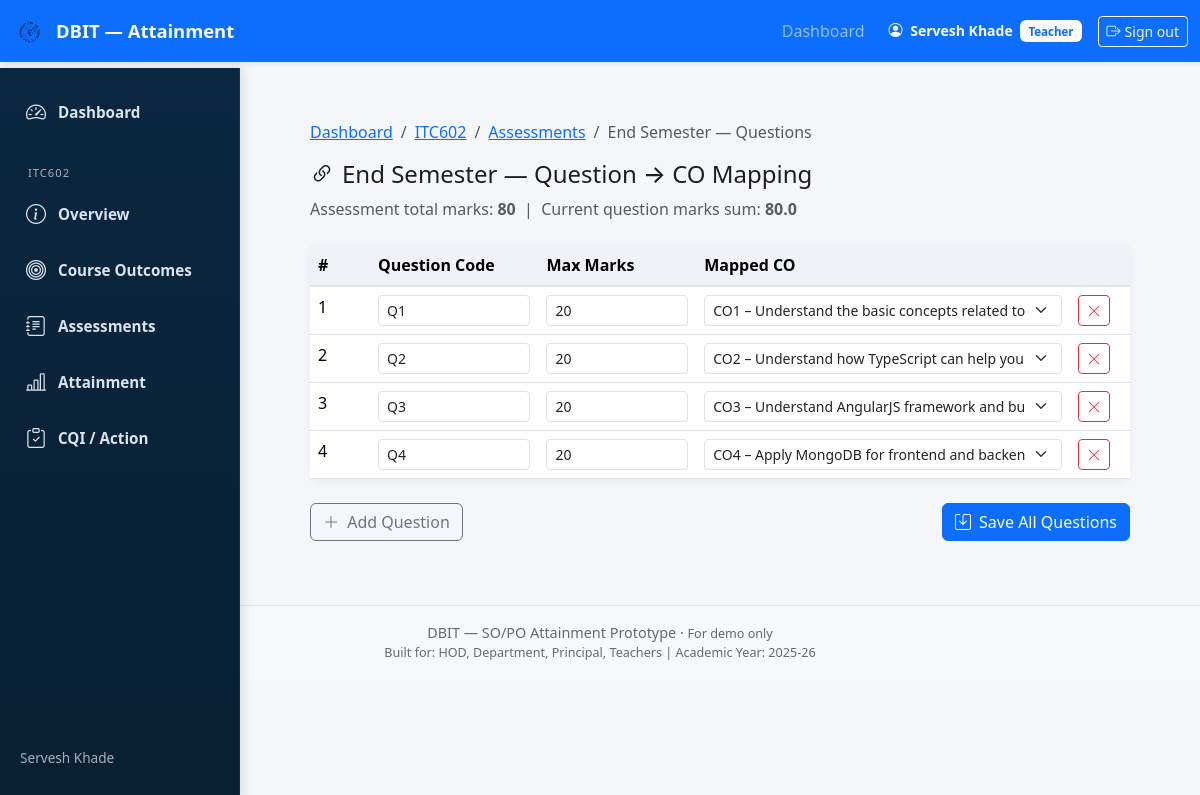
Page /teacher/course/2/assessments/8/questions/ (signed in) on the committed database.
### attainment/models.py (models this page shows, shortened)
class UserProfile(models.Model):
    user = models.OneToOneField(User, on_delete=models.CASCADE, related_name="profile")
    role = models.CharField(max_length=10, choices=Role.choices, default=Role.TEACHER)
    department = models.ForeignKey(
        "Department", on_delete=models.SET_NULL,
        null=True, blank=True, related_name="user_profiles"
    )
    deleted_at = models.DateTimeField(null=True, blank=True)

class Course(models.Model):
    code = models.CharField(max_length=20)
    name = models.CharField(max_length=200)
    department = models.ForeignKey(
        Department, on_delete=models.CASCADE, related_name="courses"
    )
    academic_year = models.ForeignKey(
        AcademicYear, on_delete=models.CASCADE, null=True, blank=True
    )
    semester = models.ForeignKey(
        Semester, on_delete=models.CASCADE,
        null=True, blank=True, related_name="courses"
    )
    program = models.ForeignKey(
        Program, on_delete=models.CASCADE,
        null=True, blank=True, related_name="courses"
    )

class Assessment(models.Model):
    name = models.CharField(max_length=50)
    assessment_type = models.CharField(
        max_length=20, choices=AssessmentType.choices
    )
    course = models.ForeignKey(
        Course, on_delete=models.CASCADE, related_name="assessments"
    )
    max_marks = models.FloatField()
    total_marks = models.IntegerField(null=True, blank=True)
    date = models.DateTimeField(null=True, blank=True)

class AssessmentComponent(models.Model):
    assessment = models.ForeignKey(
        Assessment, on_delete=models.CASCADE, related_name="questions"
    )
    component_number = models.CharField(max_length=20)  # questionCode
    max_marks = models.FloatField()
    course_outcome = models.ForeignKey(
        CourseOutcome, on_delete=models.CASCADE, related_name="questions"
    )

class CourseOutcome(models.Model):
    course = models.ForeignKey(
        Course, on_delete=models.CASCADE, related_name="outcomes"
    )
    code = models.CharField(max_length=10)
    description = models.TextField()
    bloom_levels = models.JSONField(default=list, blank=True)
    expected_proficiency = models.FloatField(default=60.0)
    attainment_target = models.FloatField(default=70.0)

### attainment/teacher_views.py (the view)
@login_required
@role_required('TEACHER')
@teacher_owns_course
def manage_questions(request, course_id, assessment_id, course=None):
    locked = course.semester.is_locked if course.semester else False
    assessment = get_object_or_404(Assessment, pk=assessment_id, course=course)
    questions = AssessmentComponent.objects.filter(
        assessment=assessment
    ).select_related("course_outcome").order_by("component_number")
    cos = CourseOutcome.objects.filter(course=course).order_by("code")
    total_qmarks = questions.aggregate(s=Sum("max_marks"))["s"] or 0
    context = {
        "course": course,
        "assessment": assessment,
        "questions": questions,
        "cos": cos,
        "locked": locked,
        "total_qmarks": total_qmarks,
        "marks_mismatch": total_qmarks != (assessment.total_marks or assessment.max_marks),
    }
    return render(request, "teacher/question_mapping.html", context)

### attainment/utils/rbac.py (called while the page is built)
def role_required(*allowed_roles):
    def decorator(view_func):
        @wraps(view_func)
        def _wrapped(request, *args, **kwargs):
            profile = getattr(request.user, "profile", None)
            if profile is None or profile.role not in allowed_roles:
                html = render_to_string("403.html", request=request)
                return HttpResponseForbidden(html)
            return view_func(request, *args, **kwargs)
        return _wrapped
    return decorator

### templates/teacher/question_mapping.html (shortened to what this page needs)
{% extends "base.html" %}
{% block sidebar %}{% include "components/sidebar_teacher.html" %}{% endblock %}
{% block content %}
<div class="container-main-offset">
<div class="container py-4">
  <nav aria-label="breadcrumb" class="mb-3">
    <ol class="breadcrumb">
      <li class="breadcrumb-item"><a href="{% url 'teacher_dashboard' %}">Dashboard</a></li>
      <li class="breadcrumb-item"><a href="{% url 'course_overview' course.id %}">{{ course.code }}</a></li>
      <li class="breadcrumb-item"><a href="{% url 'manage_assessments' course.id %}">Assessments</a></li>
      <li class="breadcrumb-item active">{{ assessment.name }} — Questions</li>
    </ol>
  </nav>
  <div class="d-flex justify-content-between align-items-center mb-2">
    <h4 class="mb-0"><i class="bi bi-link-45deg me-2"></i>{{ assessment.name }} — Question → CO Mapping</h4>
  </div>
  <p class="text-muted mb-4">
    Assessment total marks: <strong>{{ assessment.total_marks|default:assessment.max_marks }}</strong>
    &nbsp;|&nbsp; Current question marks sum: <strong id="qsum">{{ total_qmarks }}</strong>
  </p>
  {% if not locked %}
  <form method="post" action="{% url 'save_questions' course.id assessment.id %}" id="qform">
    <div class="card mb-4">
      <div class="card-body p-0">
        <table class="table table-hover mb-0" id="qtable">
          <thead>
            <tr>
              <th style="width:60px">#</th>
              <th>Question Code</th>
              <th>Max Marks</th>
              <th>Mapped CO</th>
              <th style="width:60px"></th>
            </tr>
          </thead>
          <tbody>
            {% for q in questions %}
            <tr>
              <td class="rownum">{{ forloop.counter }}</td>
              <td><input type="text" name="question_code" value="{{ q.component_number }}" class="form-control form-control-sm" required></td>
              <td><input type="number" name="max_marks" value="{{ q.max_marks|floatformat:0 }}" class="form-control form-control-sm mark-input" step="any" min="0.5" required></td>
              <td>
                <select name="co_id" class="form-select form-select-sm" required>
                  {% for co in cos %}
                    <option value="{{ co.id }}" {% if co.id == q.course_outcome_id %}selected{% endif %}>{{ co.code }} – {{ co.description|truncatewords:8 }}</option>
                  {% endfor %}
                </select>
              </td>
              <td><button type="button" class="btn btn-sm btn-outline-danger remove-row" title="Remove"><i class="bi bi-x-lg"></i></button></td>
            </tr>
            {% endfor %}
          </tbody>
        </table>
      </div>
    </div>
    <div class="d-flex gap-2">
      <button type="button" id="add-row" class="btn btn-outline-secondary">
        <i class="bi bi-plus-lg me-1"></i> Add Question
      </button>
      <button type="submit" class="btn btn-primary ms-auto">
        <i class="bi bi-save me-1"></i> Save All Questions
      </button>
    </div>
  </form>
  {% endif %}
</div>
</div>
{% endblock %}

### templates/base.html (shortened to what this page needs)
{% load static %}
<!doctype html>
<html lang="en">
	<head>
		<link
			href="https://cdn.jsdelivr.net/npm/bootstrap@5.3.2/dist/css/bootstrap.min.css"
			rel="stylesheet"
		/>
		<link
			href="https://cdn.jsdelivr.net/npm/bootstrap-icons@1.11.3/font/bootstrap-icons.css"
			rel="stylesheet"
		/>
		<link rel="stylesheet" href="{% static 'css/styles.css' %}" />
	</head>
	<body>
		<nav
			class="navbar navbar-expand-lg navbar-dark bg-primary fixed-top shadow-sm"
		>
			<div class="container-fluid">
				<a class="navbar-brand d-flex align-items-center" href="/">
					<img
						src="{% static 'images/logo.svg' %}"
						alt="logo"
						width="36"
						height="36"
						class="me-2 rounded"
					/>
					<span>DBIT — Attainment</span>
				</a>
				<div class="collapse navbar-collapse" id="topNav">
					<ul class="navbar-nav ms-auto mb-2 mb-lg-0">
						{% if user.is_authenticated %}
							{% if user.profile.role == 'ADMIN' %}
								<li class="nav-item"><a class="nav-link" href="{% url 'admin_dashboard' %}">Dashboard</a></li>
								<li class="nav-item"><a class="nav-link" href="{% url 'admin_academic_years' %}">Academic Years</a></li>
								<li class="nav-item"><a class="nav-link" href="{% url 'admin_courses' %}">Courses</a></li>
								<li class="nav-item"><a class="nav-link" href="{% url 'admin_users' %}">Users</a></li>
								<li class="nav-item"><a class="nav-link" href="{% url 'attainment_report' %}">Reports</a></li>
							{% elif user.profile.role == 'TEACHER' %}
								<li class="nav-item"><a class="nav-link" href="{% url 'teacher_dashboard' %}">Dashboard</a></li>
							{% endif %}
						{% else %}
							<li class="nav-item"><a class="nav-link" href="{% url 'login' %}">Sign in</a></li>
						{% endif %}
					</ul>
					<div class="d-flex align-items-center ms-3">
						{% if user.is_authenticated %}
							<div class="text-white me-2 small">
								<i class="bi bi-person-circle me-1"></i>
								<strong>{{ user.get_full_name|default:user.username }}</strong>
								{% if user.profile %}
									<span class="badge bg-light text-primary ms-1">{{ user.profile.get_role_display }}</span>
								{% endif %}
							</div>
							<a class="btn btn-outline-light btn-sm ms-2" href="{% url 'logout' %}">
								<i class="bi bi-box-arrow-right me-1"></i>Sign out
							</a>
						{% else %}
							<a class="btn btn-outline-light btn-sm ms-2" href="{% url 'login' %}">
								<i class="bi bi-box-arrow-in-right me-1"></i>Sign in
							</a>
						{% endif %}
					</div>
				</div>
			</div>
		</nav>
		<main class="container-fluid">
			<div class="row g-0">
				<div class="col-auto">{% block sidebar %}{% endblock %}</div>
				<div class="col">
					<div class="container py-4">
						<div class="main-content">
							{% block content %}{% endblock %}
						</div>
					</div>
				</div>
			</div>
		</main>
		<footer
			class="bg-light text-center text-muted py-3 border-top mt-auto app-footer"
		>
			<div class="container">
				<div>
					DBIT — SO/PO Attainment Prototype &middot;
					<small>For demo only</small>
				</div>
				<div class="small">
					Built for: HOD, Department, Principal, Teachers | Academic Year:
					<span id="footer-year">2025-26</span>
				</div>
			</div>
		</footer>
	</body>
</html>

### templates/components/sidebar_teacher.html
<nav class="sidebar d-flex flex-column">
	<ul class="nav">
		<li class="nav-item">
			<a class="nav-link {% if request.resolver_match.url_name == 'teacher_dashboard' %}active{% endif %}" href="{% url 'teacher_dashboard' %}">
				<i class="bi bi-speedometer2"></i>
				<span class="label">Dashboard</span>
			</a>
		</li>
		{% if course %}
		<li class="nav-item mt-3">
			<small class="text-uppercase px-3" style="color:var(--sidebar-text-muted);font-size:.7rem;letter-spacing:1px;">{{ course.code }}</small>
		</li>
		<li class="nav-item">
			<a class="nav-link {% if request.resolver_match.url_name == 'course_overview' %}active{% endif %}" href="{% url 'course_overview' course.id %}">
				<i class="bi bi-info-circle"></i>
				<span class="label">Overview</span>
			</a>
		</li>
		<li class="nav-item">
			<a class="nav-link {% if request.resolver_match.url_name == 'manage_cos' %}active{% endif %}" href="{% url 'manage_cos' course.id %}">
				<i class="bi bi-bullseye"></i>
				<span class="label">Course Outcomes</span>
			</a>
		</li>
		<li class="nav-item">
			<a class="nav-link {% if 'assessment' in request.resolver_match.url_name %}active{% endif %}" href="{% url 'manage_assessments' course.id %}">
				<i class="bi bi-journal-text"></i>
				<span class="label">Assessments</span>
			</a>
		</li>
		<li class="nav-item">
			<a class="nav-link {% if request.resolver_match.url_name == 'co_attainment_results' %}active{% endif %}" href="{% url 'co_attainment_results' course.id %}">
				<i class="bi bi-bar-chart-line"></i>
				<span class="label">Attainment</span>
			</a>
		</li>
		<li class="nav-item">
			<a class="nav-link {% if request.resolver_match.url_name == 'cqi_list' %}active{% endif %}" href="{% url 'cqi_list' course.id %}">
				<i class="bi bi-clipboard-check"></i>
				<span class="label">CQI / Action</span>
			</a>
		</li>
		{% endif %}
	</ul>
	<div class="sidebar-footer small mt-auto">
		{% if request.user.is_authenticated %}
			{{ request.user.get_full_name|default:request.user.username }}
		{% else %}
			Guest
		{% endif %}
	</div>
</nav>

### static/css/styles.css (style rules this page uses)
:root { --sidebar-width: 240px; --navbar-height: 68px; --sidebar-bg-top: #0b2640; --sidebar-bg-bottom: #092032; --sidebar-text: rgba(230,238,248,0.95); --sidebar-text-muted: rgba(230,238,248,0.70); --sidebar-hover: rgba(255,255,255,0.06); }
html, body { height: 100%; overflow-x: hidden; background: #f5f6fa; font-family: system-ui, -apple-system, "Segoe UI", Roboto, "Helvetica Neue", Arial; color: #1e1e1e; }
body { padding-top: var(--navbar-height); }
.sidebar { position: fixed; top: var(--navbar-height); left: 0; width: var(--sidebar-width); height: calc(100vh - var(--navbar-height)); background: linear-gradient(180deg, var(--sidebar-bg-top), var(--sidebar-bg-bottom)); padding: 1.2rem 0.75rem; z-index: 1020; color: var(--sidebar-text); overflow-y: auto; box-shadow: 2px 0 12px rgba(2,6,23,0.12); border-right: 1px solid rgba(255,255,255,0.06); }
.sidebar .nav { display: flex; flex-direction: column; gap: 6px; padding: 0; margin: 0; }
.sidebar .nav-item { list-style: none; }
.sidebar .nav-link { display: flex; align-items: center; gap: 12px; font-size: 0.95rem; font-weight: 600; color: var(--sidebar-text); text-decoration: none; padding: 10px 14px; border-radius: 8px; transition: background 0.12s ease, transform 0.12s ease; }
.sidebar .nav-link .bi { font-size: 1.25rem; color: var(--sidebar-text); }
.sidebar .sidebar-footer { margin-top: auto; padding: 0.75rem 0.5rem; font-size: 0.85rem; color: var(--sidebar-text-muted); }
.container-main-offset { margin-left: var(--sidebar-width); width: calc(100% - var(--sidebar-width)); }
.main-content { padding: 1rem; }
.card { border-radius: 12px; border: none; box-shadow: 0 2px 8px rgba(0,0,0,0.06); }
.table thead th { background: #f0f2f7; border-bottom: 2px solid #dfe3ea; font-weight: 600; }
.badge { font-size: 0.72rem; padding: 0.45em 0.7em; }
.navbar { box-shadow: 0 1px 4px rgba(0,0,0,0.08); }
.navbar-brand { font-size: 1.15rem; font-weight: 600; }

### templates/base.html (style rules this page uses)
body { padding-top: 0px; }
main { padding-top: 56px; }
.app-footer { font-size: 0.9rem; opacity: 0.9; }

### rows in the picture
Course: code "ITC602"
Assessment: name "End Semester", total_marks "80"
AssessmentComponent: question_code "Q1", max_marks "20", co_id "CO1 – Understand the basic concepts related to web analytics …"
AssessmentComponent: question_code "Q2", max_marks "20", co_id "CO2 – Understand how TypeScript can help you eliminate bugs …"
AssessmentComponent: question_code "Q3", max_marks "20", co_id "CO3 – Understand AngularJS framework and build dynamic, responsive single-page …"
AssessmentComponent: question_code "Q4", max_marks "20", co_id "CO4 – Apply MongoDB for frontend and backend connectivity using …"

### other values in the picture
{{ user.get_full_name|default:user.username }} "Servesh Khade"
{{ user.profile.get_role_display }} "Teacher"
{{ request.user.get_full_name|default:request.user.username }} "Servesh Khade"
{{ total_qmarks }} "80.0"
